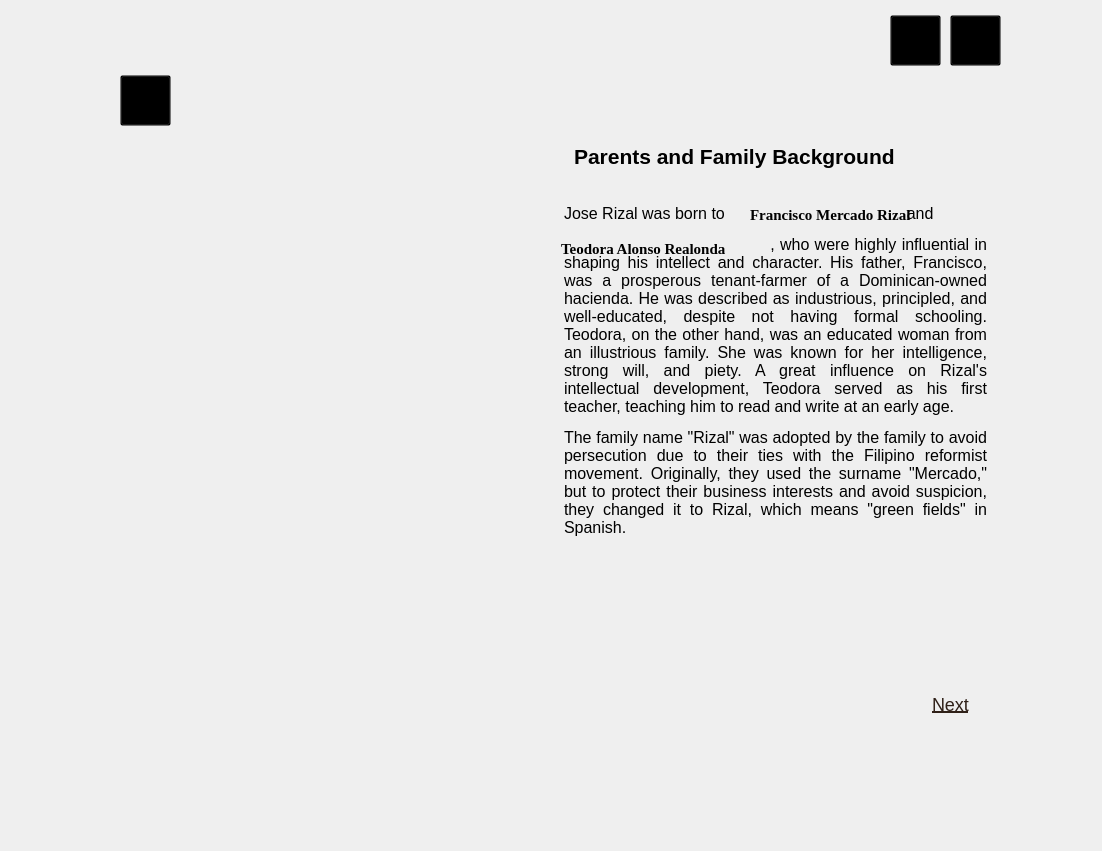
<?xml version="1.0" encoding="UTF-8"?>
<ui version="4.0">
 <class>chapter1</class>
 <widget class="QMainWindow" name="chapter1">
  <property name="geometry">
   <rect>
    <x>0</x>
    <y>0</y>
    <width>1102</width>
    <height>851</height>
   </rect>
  </property>
  <property name="minimumSize">
   <size>
    <width>1101</width>
    <height>851</height>
   </size>
  </property>
  <property name="maximumSize">
   <size>
    <width>1102</width>
    <height>851</height>
   </size>
  </property>
  <property name="windowTitle">
   <string>MainWindow</string>
  </property>
  <widget class="QWidget" name="centralwidget">
   <widget class="QLabel" name="bg">
    <property name="geometry">
     <rect>
      <x>0</x>
      <y>0</y>
      <width>1101</width>
      <height>851</height>
     </rect>
    </property>
    <property name="minimumSize">
     <size>
      <width>1101</width>
      <height>851</height>
     </size>
    </property>
    <property name="maximumSize">
     <size>
      <width>1101</width>
      <height>851</height>
     </size>
    </property>
    <property name="text">
     <string/>
    </property>
    <property name="pixmap">
     <pixmap>../reso/bg.png</pixmap>
    </property>
    <property name="scaledContents">
     <bool>true</bool>
    </property>
   </widget>
   <widget class="QLabel" name="chapter1logo">
    <property name="geometry">
     <rect>
      <x>110</x>
      <y>330</y>
      <width>411</width>
      <height>191</height>
     </rect>
    </property>
    <property name="text">
     <string/>
    </property>
    <property name="pixmap">
     <pixmap>../reso/chapter1logo.png</pixmap>
    </property>
    <property name="scaledContents">
     <bool>true</bool>
    </property>
   </widget>
   <widget class="QTextEdit" name="chap1_b">
    <property name="enabled">
     <bool>false</bool>
    </property>
    <property name="geometry">
     <rect>
      <x>560</x>
      <y>200</y>
      <width>431</width>
      <height>501</height>
     </rect>
    </property>
    <property name="styleSheet">
     <string notr="true">
    QTextEdit {
        background: transparent;
        font-family: &quot;Times New Roman&quot;;
        font-size: 10pt;
        border: none;
    }
</string>
    </property>
    <property name="html">
     <string>&lt;!DOCTYPE HTML PUBLIC &quot;-//W3C//DTD HTML 4.0//EN&quot; &quot;http://www.w3.org/TR/REC-html40/strict.dtd&quot;&gt;
&lt;html&gt;&lt;head&gt;&lt;meta name=&quot;qrichtext&quot; content=&quot;1&quot; /&gt;&lt;style type=&quot;text/css&quot;&gt;
p, li { white-space: pre-wrap; }
&lt;/style&gt;&lt;/head&gt;&lt;body style=&quot; font-family:'Times New Roman'; font-size:10pt; font-weight:400; font-style:normal;&quot;&gt;
&lt;p align=&quot;justify&quot; style=&quot; margin-top:12px; margin-bottom:12px; margin-left:0px; margin-right:0px; -qt-block-indent:0; text-indent:0px;&quot;&gt;&lt;span style=&quot; font-size:12pt; color:#000000;&quot;&gt;Jose Rizal was born to                                         and &lt;/span&gt;&lt;/p&gt;
&lt;p align=&quot;justify&quot; style=&quot; margin-top:12px; margin-bottom:12px; margin-left:0px; margin-right:0px; -qt-block-indent:0; text-indent:0px;&quot;&gt;&lt;span style=&quot; font-size:12pt; color:#000000;&quot;&gt;                                       , who were highly influential in shaping his intellect and character. His father, Francisco, was a prosperous tenant-farmer of a Dominican-owned hacienda. He was described as industrious, principled, and well-educated, despite not having formal schooling. Teodora, on the other hand, was an educated woman from an illustrious family. She was known for her intelligence, strong will, and piety. A great influence on Rizal's intellectual development, Teodora served as his first teacher, teaching him to read and write at an early age.&lt;/span&gt;&lt;/p&gt;
&lt;p align=&quot;justify&quot; style=&quot; margin-top:12px; margin-bottom:12px; margin-left:0px; margin-right:0px; -qt-block-indent:0; text-indent:0px;&quot;&gt;&lt;span style=&quot; font-size:12pt; color:#000000;&quot;&gt;The family name &amp;quot;Rizal&amp;quot; was adopted by the family to avoid persecution due to their ties with the Filipino reformist movement. Originally, they used the surname &amp;quot;Mercado,&amp;quot; but to protect their business interests and avoid suspicion, they changed it to Rizal, which means &amp;quot;green fields&amp;quot; in Spanish.&lt;/span&gt;&lt;/p&gt;&lt;/body&gt;&lt;/html&gt;</string>
    </property>
   </widget>
   <widget class="QPushButton" name="nextbutton">
    <property name="geometry">
     <rect>
      <x>920</x>
      <y>690</y>
      <width>61</width>
      <height>28</height>
     </rect>
    </property>
    <property name="styleSheet">
     <string notr="true">QPushButton {
    background-color: transparent;
    border: none;
    color: #2f2018;       /* Default font color */
    font-size: 18px;
    font-family: &quot;Times New Roman&quot;;
    text-decoration: underline;
}

QPushButton:hover {
    color: red;           /* Red color on hover */
}

QPushButton:pressed {
    color: #800000;       /* Darker red when pressed */
}</string>
    </property>
    <property name="text">
     <string>Next</string>
    </property>
   </widget>
   <widget class="QPushButton" name="volumebutton">
    <property name="geometry">
     <rect>
      <x>890</x>
      <y>15</y>
      <width>51</width>
      <height>51</height>
     </rect>
    </property>
    <property name="styleSheet">
     <string notr="true">QPushButton {
    background-color: transparent;
}</string>
    </property>
    <property name="text">
     <string/>
    </property>
   </widget>
   <widget class="QPushButton" name="exitbutton">
    <property name="geometry">
     <rect>
      <x>950</x>
      <y>15</y>
      <width>51</width>
      <height>51</height>
     </rect>
    </property>
    <property name="styleSheet">
     <string notr="true">QPushButton {
    background-color: transparent;
}</string>
    </property>
    <property name="text">
     <string/>
    </property>
   </widget>
   <widget class="QTextEdit" name="chap1_b_2">
    <property name="enabled">
     <bool>false</bool>
    </property>
    <property name="geometry">
     <rect>
      <x>570</x>
      <y>140</y>
      <width>421</width>
      <height>41</height>
     </rect>
    </property>
    <property name="styleSheet">
     <string notr="true">
    QTextEdit {
        background: transparent;
        font-family: &quot;Times New Roman&quot;;
        font-size: 10pt;
        border: none;
    }
</string>
    </property>
    <property name="html">
     <string>&lt;!DOCTYPE HTML PUBLIC &quot;-//W3C//DTD HTML 4.0//EN&quot; &quot;http://www.w3.org/TR/REC-html40/strict.dtd&quot;&gt;
&lt;html&gt;&lt;head&gt;&lt;meta name=&quot;qrichtext&quot; content=&quot;1&quot; /&gt;&lt;style type=&quot;text/css&quot;&gt;
p, li { white-space: pre-wrap; }
&lt;/style&gt;&lt;/head&gt;&lt;body style=&quot; font-family:'Times New Roman'; font-size:10pt; font-weight:400; font-style:normal;&quot;&gt;
&lt;p align=&quot;justify&quot; style=&quot; margin-top:12px; margin-bottom:12px; margin-left:0px; margin-right:0px; -qt-block-indent:0; text-indent:0px;&quot;&gt;&lt;span style=&quot; font-size:16pt; font-weight:600; color:#000000;&quot;&gt;Parents and Family Background&lt;/span&gt;&lt;/p&gt;&lt;/body&gt;&lt;/html&gt;</string>
    </property>
   </widget>
   <widget class="QPushButton" name="bmbutton">
    <property name="geometry">
     <rect>
      <x>120</x>
      <y>75</y>
      <width>51</width>
      <height>51</height>
     </rect>
    </property>
    <property name="styleSheet">
     <string notr="true">QPushButton {
    background-color: transparent;
}</string>
    </property>
    <property name="text">
     <string/>
    </property>
   </widget>
   <widget class="QLabel" name="father">
    <property name="geometry">
     <rect>
      <x>750</x>
      <y>199</y>
      <width>201</width>
      <height>31</height>
     </rect>
    </property>
    <property name="font">
     <font>
      <family>Times New Roman</family>
      <pointsize>11</pointsize>
      <weight>75</weight>
      <bold>true</bold>
     </font>
    </property>
    <property name="text">
     <string>Francisco Mercado Rizal</string>
    </property>
   </widget>
   <widget class="QLabel" name="mother">
    <property name="geometry">
     <rect>
      <x>561</x>
      <y>233</y>
      <width>211</width>
      <height>31</height>
     </rect>
    </property>
    <property name="font">
     <font>
      <family>Times New Roman</family>
      <pointsize>11</pointsize>
      <weight>75</weight>
      <bold>true</bold>
     </font>
    </property>
    <property name="text">
     <string>Teodora Alonso Realonda</string>
    </property>
   </widget>
  </widget>
 </widget>
 <resources/>
 <connections/>
</ui>
